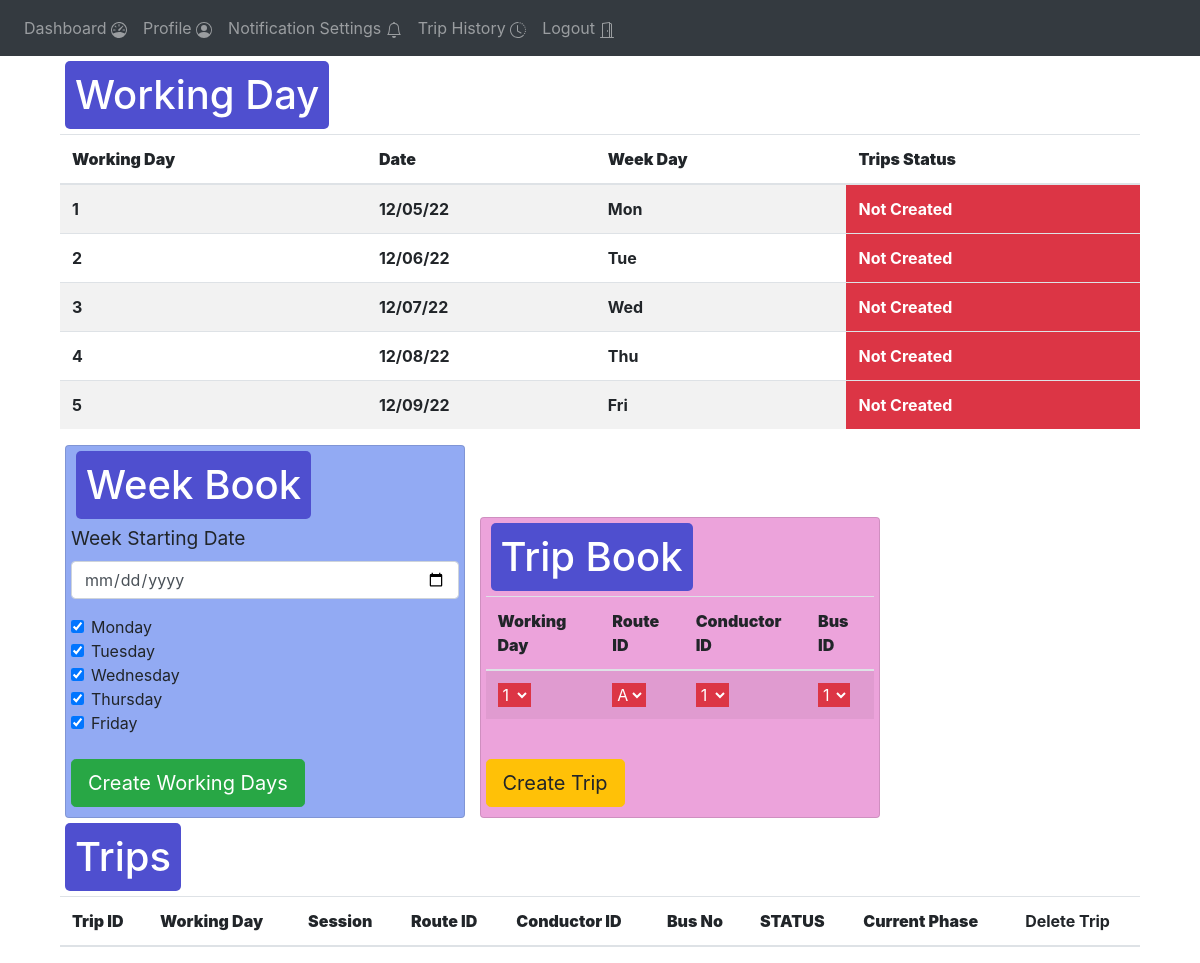
Before: /admin-trip-management (signed in) with the older database file.
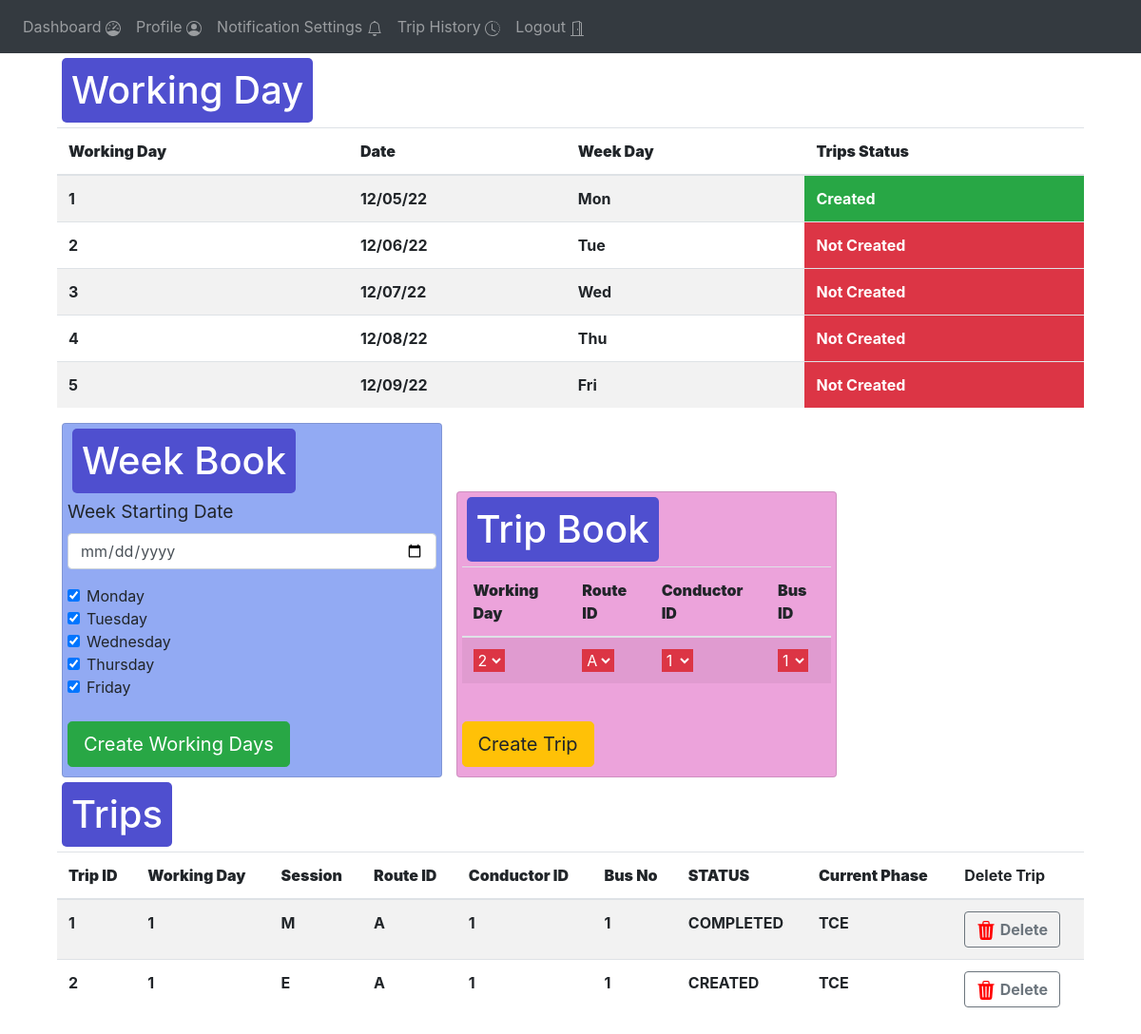
After: the same page with the newer database file.
### website/models.py (models this page shows)
class Working_day(db.Model):
    day = db.Column(db.Integer, primary_key=True)
    date = db.Column(db.String(15))
    week_day = db.Column(db.String(15))
    trips_created = db.Column(db.String(1))

class Trips(db.Model):
    trip_id = db.Column(db.Integer, primary_key=True)
    working_day = db.Column(db.Integer)
    route_id = db.Column(db.Integer)
    conductor_id = db.Column(db.Integer)
    bus_id =  db.Column(db.String(1))
    session = db.Column(db.String(1))
    status = db.Column(db.String(15))
    current_phase = db.Column(db.String(15))
    start_time =  db.Column(db.String(15))
    end_time = db.Column(db.String(15))

### website/views.py (the view)
@views.route('/admin-trip-management', methods=['GET', 'POST'])
@login_required
def admin_trip_management():
    working_days = Working_day.query.all()
    routes = Route.query.all()
    bus_data = Bus_data.query.all()
    conductor_details= Conductor_details.query.all()
    trips = Trips.query.all()
    return render_template("admin_trip_management.html" , user = current_user ,
                        working_days = working_days , routes = routes , bus_data=bus_data , conductor_details=conductor_details , trips=trips )

### website/__init__.py (called while the page is built)
def create_app():
    app = Flask(__name__)
    app.config['SECRET_KEY'] = '#itsactuallyapassword'
    app.config['SQLALCHEMY_DATABASE_URI'] = f'sqlite:///{DB_NAME}'
    db.init_app(app)
    from .views import views
    from .auth import auth
    app.register_blueprint(views, url_prefix='/')
    app.register_blueprint(auth, url_prefix='/')
    from .models import User
    create_database(app)
    login_manager = LoginManager()
    login_manager.login_view = 'auth.login'
    login_manager.init_app(app)
    @login_manager.user_loader
    def load_user(id):
        return User.query.get(int(id))
    return app

### website/templates/admin_trip_management.html (shortened to what this page needs)
{% extends "base.html" %}
{% block content %}
<div align="centre" class = "container">
  <div >
      <h1 align = "center" class="heading">Working Day</h1>
    <table class="table table-striped">
      <thead>
        <tr>
          <th scope="col" ><b>Working Day </b></th>
          <th scope="col"><b>Date</b></th>
          <th scope="col"><b>Week Day</b></th>
          <th scope="col"><b>Trips Status</b></th>
        </tr>
      </thead>
      <tbody>
      {%if working_days%}
        {%for w in  working_days %}
        <tr>
          <th>{{w.day}}</th>
          <th>{{w.date}}</th>
          <th>{{w.week_day}}</th>
          {%if w.trips_created =="N" %}
          <th class = "btn-danger" >Not Created</th>
          {%endif%}
          {%if w.trips_created =="Y"%}
          <th class="btn-success">Created</th>
          {%endif%}
        </tr>
        {%endfor%}
        {%endif%}
      </tbody>
    </table>
  </div>
  <div class ="card" style="width: 25rem;background: rgb(146, 170, 243);margin-left: 5px;margin-right: 5px;padding-left: 5px;padding-right:5px ; padding-bottom : 10px; display: inline-block;" >
  <form method="POST">
    <h1 align="center" class="heading">Week Book</h3>
    <div class="form-group">
      <label for="Week starting date" style="font-size: larger;">Week Starting Date</label>
      <input
        type="date"
        class="form-control"
        id="week_starting_day"
        name="email"
        placeholder="Enter email"
      />
    </div>
    <div class="form-check">
      <input class="form-check-input" type="checkbox" value="0" checked  id="monday">
      <label class="form-check-label" for="flexCheckDefault">Monday</label>
    </div>
    <div class="form-check">
      <input class="form-check-input" type="checkbox" value="0"  checked id="tuesday">
      <label class="form-check-label" for="flexCheckDefault">Tuesday</label>
    </div>
    <div class="form-check">
      <input class="form-check-input" type="checkbox" value="0" checked id="wednesday">
      <label class="form-check-label" for="flexCheckDefault">Wednesday</label>
    </div>
    <div class="form-check">
      <input class="form-check-input" type="checkbox" value="0"  checked id="thursday">
      <label class="form-check-label" for="flexCheckDefault">Thursday</label>
    </div>
    <div class="form-check">
      <input class="form-check-input" type="checkbox" value="0"  checked id="friday">
      <label class="form-check-label" for="flexCheckDefault">Friday</label>
    </div>
    <br />
    <button  class="btn btn-success btn-lg" onclick="week_book()" > Create Working Days</button>
  </form>
  </div>
<div class ="card" style="width: 25rem;background: rgb(236, 163, 219);margin-left: 5px;margin-right: 5px; padding-left: 5px;padding-right: 5px;padding-bottom : 10px; display: inline-block;" >
  <form method="POST">
    <h1 align="center" class="heading">Trip Book</h3>
      <table class="table table-striped">
        <thead>
          <tr>
            <th scope="col"><b>Working Day</b></th>
            <th scope="col"><b>Route ID</b></th>
            <th scope="col"><b>Conductor ID</b></th>
            <th scope="col"><b>Bus ID</b></th>
          </tr>
        </thead>
        <tbody>
          <tr>
            <th>
              <select class="form-select btn-danger" aria-label="Default select example" id = "working_day">
                {%for w in working_days%}
                {%if w.trips_created == "N" %}
                <option value="{{w.day}}" style="width: 10rem ;"  >{{w.day}}</option>
                {%endif%}
                {%endfor%}
              </select>
            </th>
            <th >
              <select class="form-select btn-danger" aria-label="Default select example" id = "route_id">
              <option value="A">A</option>
              </select>
            </th>
            <th >
              <select class="form-select btn-danger" aria-label="Default select example" id = "conductor_id">
                {%for c in conductor_details%}
                <option value="{{c.conductor_id}}" style="width:fit-content;">{{c.conductor_id}}</option>
                {%endfor%}
              </select>
            </th>
            <th >
              <select class="form-select btn-danger" aria-label="Default select example" id = "bus_id">
                {%for b in bus_data%}
                <option value="{{b.no}}" style="width:fit-content ;">{{b.no}}</option>
                {%endfor%}
              </select>
            </th>
          </tr>
        </tbody>
      </table>
    <br />
    <button  class="btn btn-warning btn-lg" onclick="create_trips()" > Create Trip</button>
  </form>
  </div>
</div>
<div align="centre" class = "container">
  <div>
      <h1 align = "center" class="heading">Trips</h1>
    <table class="table table-striped">
      <thead>
        <tr>
          <th scope="col"><b>Trip ID</b></th>
          <th scope="col"><b>Working Day</b></th>
          <th scope="col"><b>Session</b></th>
          <th scope="col"><b>Route ID</b></th>
          <th scope="col"><b>Conductor ID</b></th>
          <th scope="col"><b>Bus No</b></th>
          <th scope="col"><b>STATUS</b></th>
          <th scope="col"><b>Current Phase</b></th>
          <th>Delete Trip</th>
        </tr>
      </thead>
      <tbody>
      {%if trips%}
        {%for t in  trips %}
        <tr>
          <th>{{t.trip_id}}</th>
          <th>{{t.working_day}}</th>
          <th>{{t.session}}</th>
          <th>{{t.route_id}}</th>
          <th>{{t.conductor_id}}</th>
          <th>{{t.bus_id}}</th>
          <th>{{t.status}}</th>
          <th>{{t.current_phase}}</th>
          <th>
            <button class="btn btn-outline-secondary" onclick="delete_trip({{t.trip_id}})">
             <b>Delete</b>
          </button>
          </th>
        </tr>
        {%endfor%}
        {%endif%}
      </tbody>
    </table>
  </div>
</div>
{% endblock %}

### website/templates/base.html (shortened to what this page needs)
<!DOCTYPE html>
<html>
  <head>
    <link rel="stylesheet" href="{{url_for('static',filename='style.css')}}">
    <link
      rel="stylesheet"
      href="https://stackpath.bootstrapcdn.com/bootstrap/4.4.1/css/bootstrap.min.css"
    />
    <link
      rel="stylesheet"
      href="https://stackpath.bootstrapcdn.com/font-awesome/4.7.0/css/font-awesome.min.css"
    />
  </head>
  <body>
{%if user.is_authenticated %}
  {%if user.type == "S"%}
    <nav class="navbar navbar-expand-lg navbar-dark bg-dark">
  <div class="collapse navbar-collapse" id="navbar">
    <div class="navbar-nav">
      <a class="nav-item nav-link" id="student-home" href="/student-home">Dashboard&nbsp;<span></span></a>
      <a class="nav-item nav-link" id="profile" href="/student-profile">Profile&nbsp;<span></span></a>
      <a class="nav-item nav-link" id="notification-settings" href="/student-notification-settings">Notification Settings&nbsp;<span></span></a>
      <a class="nav-item nav-link" id="trip-history" href="/student-trip-history">Trip History&nbsp;<span></span></a>
      <a class="nav-item nav-link" id="" href="/logout">Logout&nbsp;<span></span></a>
    </div>
  </div>
    </nav>
  {%endif%}
{%endif%}
    <div class="container">{% block content %} {% endblock %}</div>
  </body>
</html>

### website/static/style.css (style rules this page uses)
.heading { background-color: rgb(79, 79, 207); border-radius: 5px; margin: 5px; width: fit-content; vertical-align: middle; color: white; padding: 10px; }

Changed rows visible on the page:
changed Working_day "Mon": trips_created "Not Created" → "Created"
added Trips: trip_id "1", working_day "1", session "M", route_id "A", conductor_id "1", bus_id "1", status "COMPLETED", current_phase "TCE"
added Trips: trip_id "2", working_day "1", session "E", route_id "A", conductor_id "1", bus_id "1", status "CREATED", current_phase "TCE"
Other visible differences:
form field value: "1" → "2"
